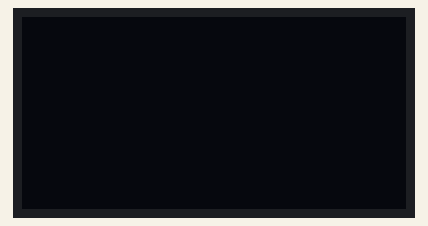
The sketch below on a simulated Arduino Uno, built with avr-gcc and run on an emulated ATmega328P. Parts: 128×64 one-colour display. What the sketch prints to the serial monitor is not drawn.

Above: at 0.1 s.
At 1.1 s:
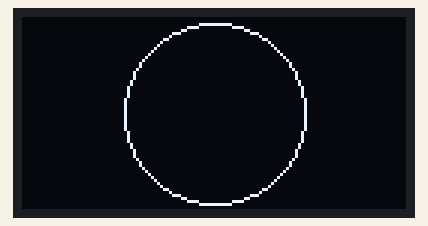
At 3.1 s:
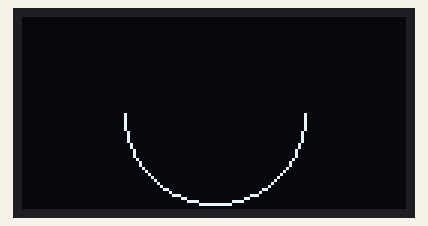
At 5.2 s:
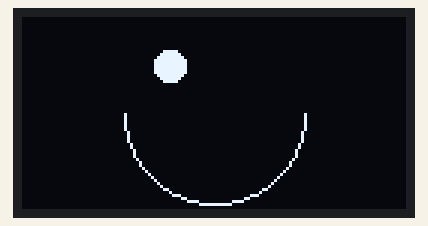
At 6.2 s:
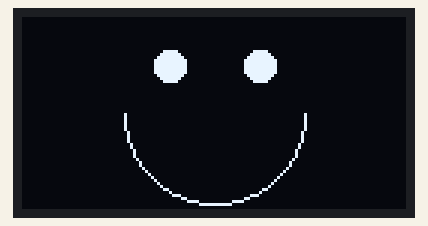

Measured:
- by itself, everything shown: repeats every 7.1 s, in 4 steps
- what the display in image 1 shows lasts 2.0 s, from 1.1 s to 3.1 s
- what the display in image 3 shows lasts 1.0 s, from 5.1 s to 6.1 s

The sketch:

8_OLED_D.ino
```cpp
#include <SPI.h>
#include <Wire.h>
#include <Adafruit_GFX.h>
#include <Adafruit_SSD1306.h>

#define Ancho_Pantalla 128
#define Alto_Pantalla 64
#define Direccion_Pantalla 0x3C
#define Reset_Pantalla -1

Adafruit_SSD1306 pantalla(Ancho_Pantalla, Alto_Pantalla, &Wire, Reset_Pantalla);

void setup() {
  Serial.begin(9600);
  Serial.println("Iniciando la pantalla");

  if (!pantalla.begin(SSD1306_SWITCHCAPVCC, Direccion_Pantalla)) {
    Serial.println(F("Error en pantalla OLED"));
    for (;;)
      ;
  }
}

void loop() {

  pantalla.clearDisplay();
  delay(1000);

  pantalla.drawCircle(Ancho_Pantalla / 2, Alto_Pantalla / 2, 30, WHITE);
  pantalla.display();
  delay(2000);

  pantalla.fillRect(0, 0, Ancho_Pantalla, Alto_Pantalla / 2, BLACK);
  pantalla.display();
  delay(2000);

  pantalla.fillCircle(Ancho_Pantalla / 2 - 15, Alto_Pantalla / 4, 5, WHITE);
  pantalla.display();
  delay(1000);

  pantalla.fillCircle(Ancho_Pantalla / 2 + 15, Alto_Pantalla / 4, 5, WHITE);
  pantalla.display();
  delay(1000);
}
```
